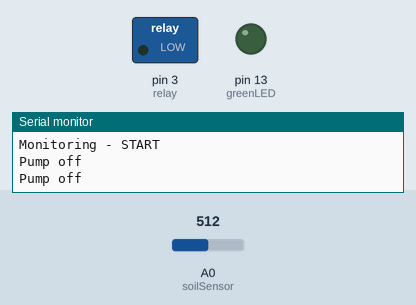
This sketch was run on a simulated Arduino Uno, built with avr-gcc and run on an emulated ATmega328P. Parts: switched loads named in the sketch (green lamp = pin HIGH), output pins drawn as LEDs (lit = HIGH), the last lines printed to the serial monitor. The test bench sets the inputs (shaded band); at power-on: A0 (soilSensor) = 512.

Above: at 3.8 s.
3.9 s: A0 (soilSensor) set to 835
7.8 s: A0 (soilSensor) set to 867
At 10.5 s:
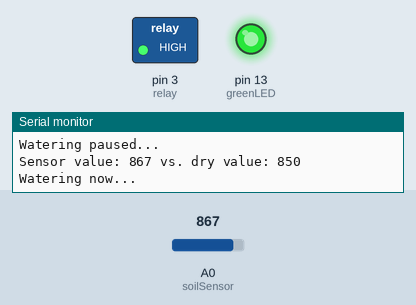
15.5 s: A0 (soilSensor) set to 716
Timing chart, 0 to 18.5 s (numbered marks = the images above; inputs shaded):
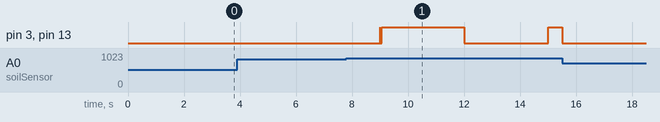

The sketch:

plantwaterer.ino
```cpp
/*
   Refer to README for connection information
 */
#include <elapsedMillis.h>

// Constants
// TODO: +Feature add a means to update flow and read interval id:11 gh:3
// If soil is wet, sleep for a few hours (4)
int WETSOILSLEEP = 3000;
// int WETSOILSLEEP = 14400000;
// Control period the pump is on to avoid flooding
//  and allow soil absorption
unsigned int WATERDURATION = 3000;

// Variables
// If the sensor returns a higher value than this - water
int dryValue = 850;
// Sensor values
int sensorValue = 0;
// boolean to control messages
bool pumpOn = false;

// Connections
// Green LED power connects to pin            D13
int greenLED = 13;
// Soil moisture sensor connects to Analog pin  A0
int soilSensor = 0;
// Connect the "IN" on the relay to pin         D3
int relay = 3;
// Set up a time for the pump
elapsedMillis timer0;
#define interval WATERDURATION

/*
   Setup
 */
void setup()
{
    // Start recording text at the Serial Monitor
    Serial.begin(9600);
    // Use a green led to some running state
    pinMode(greenLED, OUTPUT);
    // Setup relay to control pump
    pinMode(relay, OUTPUT);
    Serial.println("Monitoring - START");
    timer0 = 0; // clear the timer at the end of startup
}

/*
   Loop @ ~1 sec

   TODO: +Bug in looping, where the interval timer is backing up for the pump action when delayed. This will cause issues when the delay() is set to hours, rather than seconds... id:6 gh:1
 */
void loop()
{
    // When the relay voltage is "low", pump is 'off'
    // digitalWrite(greenLED, LOW);
    // digitalWrite(relay, LOW);
    // Read from moisture sensor - a low number will be returned from a wetter reading
    sensorValue = analogRead(soilSensor);
    // If it needs watering only do it for a set period (3000 millis)
    if (sensorValue > dryValue)
    {
        if (timer0 > interval) {
            pumpOn = !pumpOn;
            if (pumpOn) {
                Serial.println("Sensor value: "+String(sensorValue)+" vs. dry value: "+String(dryValue));
                Serial.println("Watering now...");
            }
            else {
                Serial.println("Watering paused...");
            }
            timer0 -= interval; //reset the timer
            int ledPin = digitalRead(greenLED);
            int relayPin = digitalRead(relay);
            // Control: read the current state and write the opposite
            digitalWrite(greenLED, !ledPin);
            digitalWrite(relay, !relayPin);
        }
    }
    else {
        Serial.println("Pump off");
        pumpOn = false;
        digitalWrite(greenLED, LOW); // Toggle green led
        digitalWrite(relay, LOW); // Turn off the pump
        delay(WETSOILSLEEP); // Can wait a while if the soil is wet - 4 hours
    }
}
```

Measured:
- the behaviour switches between 850 and 851 on A0 (soilSensor) (found by bisection; images 0 and 1)
- after the input at 7.8 s, pin 3 (relay), pin 13 (greenLED): goes HIGH 0.01 s, LOW 0.06 s, HIGH 2.9 s, LOW 3.0 s, then HIGH, starting after 1.2 s
